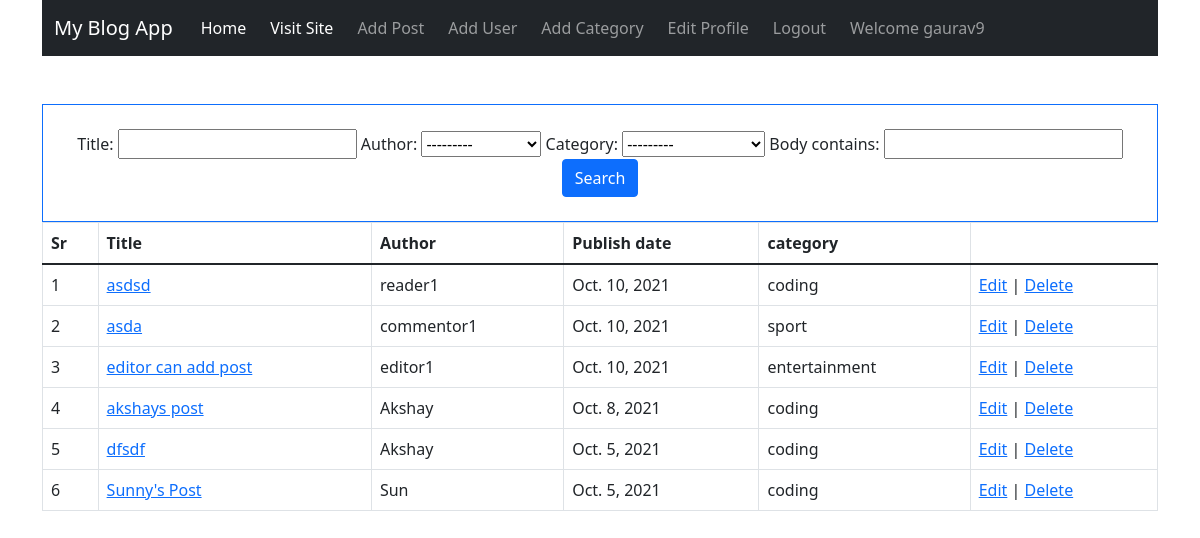
/blog_admin/posts (signed in), run on the app's committed database.
### blogapp/models.py (models this page shows, shortened)
class Post(models.Model):
    title = models.CharField(max_length=255)
    author = models.ForeignKey(User,on_delete=models.CASCADE)
    body = models.TextField()
    publish_date = models.DateField(auto_now_add=True)
    category = models.ForeignKey(Category,on_delete=models.CASCADE)

class Category(models.Model):
    name = models.CharField(max_length=100)
    def __str__(self):
        return self.name
    class Meta:
        verbose_name_plural = 'categories'

### blog_admin/views.py (the view)
# urls.py: path('posts',views.PostListView.as_view(),name='posts'),
class PostListView(IsStaffOrSuperUserMixin,ListView):
    model = Post
    template_name = 'blog_admin/posts.html'
    ordering = ['-publish_date']
    context_object_name = 'posts'
    filterset_class = PostFilter
    def get_context_data(self,*args, **kwargs):
        myFilter = PostFilter(self.request.GET,self.get_queryset())
        context = super().get_context_data(*args,**kwargs)
        context['categories']= Category.objects.all()
        context['myFilter']= myFilter
        context['posts']= myFilter.qs
        return context

### blog_admin/permissions.py (called while the page is built)
    def test_func(self):
        return self.request.user.is_staff or self.request.user.is_superuser

### blog_admin/templates/blog_admin/posts.html (shortened to what this page needs)
{% extends 'blog_admin/base.html' %}
{% block content %}
<div class="text-center mt-5 border border-primary p-4 ">
  <form action="">
      {{myFilter.form}}
      <button class="btn btn-primary" type="submit">Search</button>
  </form>
</div>
<table class="table table-bordered">
  <thead>
    <tr>
      <th scope="col">Sr</th>
      <th scope="col">Title</th>
      <th scope="col">Author</th>
      <th scope="col">Publish date</th>
      <th scope="col">category</th>
    </tr>
  </thead>
  <tbody>
    {% for post in posts %}
    <tr>
      <td>{{forloop.counter}}</td>
      <td><a href="{% url 'article' post.id %}">{{post.title}}</a></td>
      <td>{{post.author}}</td>
      <td> {{post.publish_date}}</td>
      <td> {{post.category}}</td>
      <td><a href="{% url 'edit_post' post.id %}">Edit</a> | <a href="{% url 'delete_post' post.id %}">Delete</a></td>
    </tr>
    {% endfor %}
  </tbody>
</table>
{% endblock %}

### blog_admin/templates/blog_admin/base.html (shortened to what this page needs)
<!doctype html>
<html lang="en">
<head>
  <link href="https://cdn.jsdelivr.net/npm/bootstrap@5.1.1/dist/css/bootstrap.min.css" rel="stylesheet"
>
</head>
<body>
  <div class="container">
    <nav class="navbar navbar-expand-lg navbar-dark bg-dark">
      <div class="container-fluid">
        <a class="navbar-brand" href="#">My Blog App</a>
        <div class="collapse navbar-collapse" id="navbarSupportedContent">
          <ul class="navbar-nav me-auto mb-2 mb-lg-0">
            <li class="nav-item mx-1">
              <a class="nav-link active" aria-current="page" href="{% url 'admin_home' %}">Home</a>
            </li>
            <li class="nav-item mx-1">
              <a class="nav-link active" aria-current="page" href="{% url 'home' %}">Visit Site</a>
            </li>
            {% if user.is_authenticated %}
            <li class="nav-item mx-1">
              <a class="nav-link" href="{% url 'add_post' %}">Add Post</a>
            </li>
            <li class="nav-item mx-1">
              <a class="nav-link" href="{% url 'add_user' %}">Add User</a>
            </li>
            <li class="nav-item mx-1">
              <a class="nav-link" href="{% url 'add_category' %}">Add Category</a>
            </li>
            <li class="nav-item mx-1">
              <a class="nav-link" href="{% url 'edit_profile' %}">Edit Profile</a>
            </li>
            <li class="nav-item mx-1">
              <a class="nav-link" href="{% url 'logout' %}">Logout</a>
            </li>
            <li class="nav-item mx-1">
              <a class="nav-link" href="">Welcome {{user.username}}</a>
            </li>
            {% endif %}
        </ul>
        </div>
      </div>
    </nav>
    {% block content %}
    {% endblock %}
  </div>
</body>
</html>

### data on the page
Post: title "asdsd", author "reader1", publish_date "Oct. 10, 2021", category "coding"
Post: title "asda", author "commentor1", publish_date "Oct. 10, 2021", category "sport"
Post: title "editor can add post", author "editor1", publish_date "Oct. 10, 2021", category "entertainment"
Post: title "akshays post", author "Akshay", publish_date "Oct. 8, 2021", category "coding"
Post: title "dfsdf", author "Akshay", publish_date "Oct. 5, 2021", category "coding"
Post: title "Sunny's Post", author "Sun", publish_date "Oct. 5, 2021", category "coding"

### other printed values
{{ user.username }} "gaurav9"
